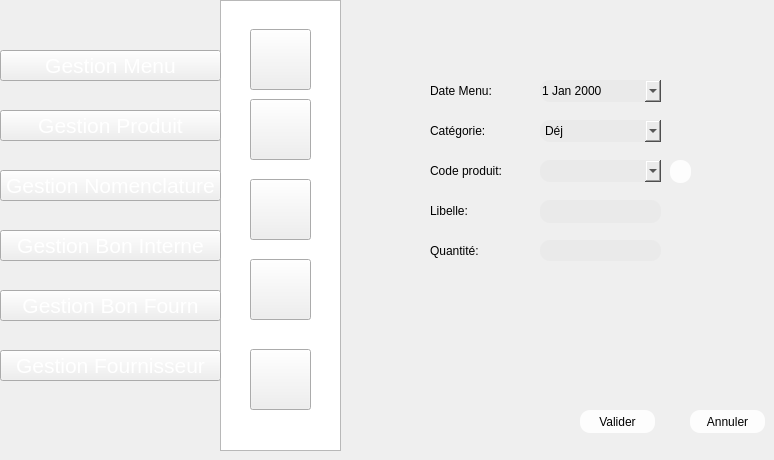
    <widget class="QWidget" name="page_33">
     <widget class="QListView" name="listView_24">
      <property name="geometry">
       <rect>
        <x>220</x>
        <y>0</y>
        <width>121</width>
        <height>451</height>
       </rect>
      </property>
      <property name="styleSheet">
       <string notr="true">background-image: url(:/new/prefix1/img/selected.png);</string>
      </property>
     </widget>
     <widget class="QPushButton" name="pushButton_251">
      <property name="geometry">
       <rect>
        <x>250</x>
        <y>259</y>
        <width>61</width>
        <height>61</height>
       </rect>
      </property>
      <property name="styleSheet">
       <string notr="true">image: url(:/new/prefix1/img/icon-supp2 (1).png);</string>
      </property>
      <property name="text">
       <string/>
      </property>
     </widget>
     <widget class="QPushButton" name="pushButton_252">
      <property name="geometry">
       <rect>
        <x>250</x>
        <y>349</y>
        <width>61</width>
        <height>61</height>
       </rect>
      </property>
      <property name="styleSheet">
       <string notr="true">image: url(:/new/prefix1/img/aa.png);</string>
      </property>
      <property name="text">
       <string/>
      </property>
     </widget>
     <widget class="QPushButton" name="pushButton_253">
      <property name="geometry">
       <rect>
        <x>250</x>
        <y>179</y>
        <width>61</width>
        <height>61</height>
       </rect>
      </property>
      <property name="styleSheet">
       <string notr="true">image: url(:/new/prefix1/img/icon-afficher2.png);</string>
      </property>
      <property name="text">
       <string/>
      </property>
     </widget>
     <widget class="QPushButton" name="pushButton_254">
      <property name="geometry">
       <rect>
        <x>250</x>
        <y>29</y>
        <width>61</width>
        <height>61</height>
       </rect>
      </property>
      <property name="styleSheet">
       <string notr="true">image: url(:/new/prefix1/img/icon-ajout2.png);
background-image: url(:/new/prefix1/img/bg.png);</string>
      </property>
      <property name="text">
       <string/>
      </property>
     </widget>
     <widget class="QPushButton" name="pushButton_255">
      <property name="geometry">
       <rect>
        <x>250</x>
        <y>99</y>
        <width>61</width>
        <height>61</height>
       </rect>
      </property>
      <property name="styleSheet">
       <string notr="true">image: url(:/new/prefix1/img/icon-modif2 (1).png);</string>
      </property>
      <property name="text">
       <string/>
      </property>
     </widget>
     <widget class="QComboBox" name="comboBox_18">
      <property name="geometry">
       <rect>
        <x>540</x>
        <y>160</y>
        <width>121</width>
        <height>22</height>
       </rect>
      </property>
      <property name="styleSheet">
       <string notr="true">                                     border-radius: 10px;
background-color: rgb(234, 234, 234);
</string>
      </property>
     </widget>
     <widget class="QPushButton" name="pushButton_55">
      <property name="geometry">
       <rect>
        <x>690</x>
        <y>410</y>
        <width>75</width>
        <height>23</height>
       </rect>
      </property>
      <property name="styleSheet">
       <string notr="true">                                         border-radius: 10px;
background-color: rgb(253, 253, 253);
                                        font: 9pt &quot;MS Reference Sans Serif&quot;;</string>
      </property>
      <property name="text">
       <string>Annuler</string>
      </property>
     </widget>
     <widget class="QLabel" name="label_30">
      <property name="geometry">
       <rect>
        <x>430</x>
        <y>160</y>
        <width>91</width>
        <height>21</height>
       </rect>
      </property>
      <property name="styleSheet">
       <string notr="true">                                     border-radius: 10px;
font: 9pt &quot;MS Reference Sans Serif&quot;;
</string>
      </property>
      <property name="text">
       <string>Code produit:</string>
      </property>
     </widget>
     <widget class="QLabel" name="label_58">
      <property name="geometry">
       <rect>
        <x>430</x>
        <y>200</y>
        <width>91</width>
        <height>22</height>
       </rect>
      </property>
      <property name="styleSheet">
       <string notr="true">                                     border-radius: 10px;
font: 9pt &quot;MS Reference Sans Serif&quot;;
</string>
      </property>
      <property name="text">
       <string>Libelle:</string>
      </property>
     </widget>
     <widget class="QPushButton" name="pushButton">
      <property name="geometry">
       <rect>
        <x>580</x>
        <y>410</y>
        <width>75</width>
        <height>23</height>
       </rect>
      </property>
      <property name="styleSheet">
       <string notr="true">                                         border-radius: 10px;
background-color: rgb(253, 253, 253);
                                        font: 9pt &quot;MS Reference Sans Serif&quot;;</string>
      </property>
      <property name="text">
       <string>Valider</string>
      </property>
     </widget>
     <widget class="QDateEdit" name="dateEdit_6">
      <property name="geometry">
       <rect>
        <x>540</x>
        <y>80</y>
        <width>121</width>
        <height>22</height>
       </rect>
      </property>
      <property name="styleSheet">
       <string notr="true">                                     border-radius: 10px;
font: 9pt &quot;MS Reference Sans Serif&quot;;
background-color: rgb(234, 234, 234);
</string>
      </property>
      <property name="calendarPopup">
       <bool>true</bool>
      </property>
     </widget>
     <widget class="QLineEdit" name="lineEdit_9">
      <property name="geometry">
       <rect>
        <x>540</x>
        <y>240</y>
        <width>121</width>
        <height>21</height>
       </rect>
      </property>
      <property name="styleSheet">
       <string notr="true">                                     border-radius: 10px;
background-color: rgb(234, 234, 234);

</string>
      </property>
     </widget>
     <widget class="QLineEdit" name="lineEdit_10">
      <property name="geometry">
       <rect>
        <x>540</x>
        <y>200</y>
        <width>121</width>
        <height>23</height>
       </rect>
      </property>
      <property name="styleSheet">
       <string notr="true">                                     border-radius: 10px;
background-color: rgb(234, 234, 234);
</string>
      </property>
     </widget>
     <widget class="QLabel" name="label_29">
      <property name="geometry">
       <rect>
        <x>430</x>
        <y>80</y>
        <width>91</width>
        <height>21</height>
       </rect>
      </property>
      <property name="styleSheet">
       <string notr="true">                                     border-radius: 10px;
font: 9pt &quot;MS Reference Sans Serif&quot;;
</string>
      </property>
      <property name="text">
       <string>Date Menu:</string>
      </property>
     </widget>
     <widget class="QLabel" name="label_31">
      <property name="geometry">
       <rect>
        <x>430</x>
        <y>240</y>
        <width>91</width>
        <height>22</height>
       </rect>
      </property>
      <property name="styleSheet">
       <string notr="true">                                     border-radius: 10px;
font: 9pt &quot;MS Reference Sans Serif&quot;;
</string>
      </property>
      <property name="text">
       <string>Quantité:</string>
      </property>
     </widget>
     <widget class="QComboBox" name="comboBox_27">
      <property name="geometry">
       <rect>
        <x>540</x>
        <y>120</y>
        <width>121</width>
        <height>22</height>
       </rect>
      </property>
      <property name="styleSheet">
       <string notr="true">font: 9pt &quot;MS Reference Sans Serif&quot;;
                                     border-radius: 10px;
background-color: rgb(234, 234, 234);
</string>
      </property>
      <item>
       <property name="text">
        <string>Déj</string>
       </property>
      </item>
      <item>
       <property name="text">
        <string>Petit Déj</string>
       </property>
      </item>
      <item>
       <property name="text">
        <string>Dinner</string>
       </property>
      </item>
     </widget>
     <widget class="QPushButton" name="refmodif">
      <property name="geometry">
       <rect>
        <x>670</x>
        <y>160</y>
        <width>21</width>
        <height>23</height>
       </rect>
      </property>
      <property name="styleSheet">
       <string notr="true">                                         border-radius: 10px;
background-color: rgb(253, 253, 253);
                                        </string>
      </property>
      <property name="text">
       <string/>
      </property>
      <property name="icon">
       <iconset>
        <normaloff>../../1200px-Refresh_icon.svg.png</normaloff>../../1200px-Refresh_icon.svg.png</iconset>
      </property>
     </widget>
     <widget class="QLabel" name="label_2">
      <property name="geometry">
       <rect>
        <x>430</x>
        <y>120</y>
        <width>91</width>
        <height>21</height>
       </rect>
      </property>
      <property name="styleSheet">
       <string notr="true">                                     border-radius: 10px;
font: 9pt &quot;MS Reference Sans Serif&quot;;
</string>
      </property>
      <property name="text">
       <string>Catégorie:</string>
      </property>
     </widget>
     <widget class="QPushButton" name="pushButton_501">
      <property name="geometry">
       <rect>
        <x>0</x>
        <y>170</y>
        <width>221</width>
        <height>31</height>
       </rect>
      </property>
      <property name="font">
       <font>
        <pointsize>16</pointsize>
        <weight>50</weight>
        <bold>false</bold>
       </font>
      </property>
      <property name="styleSheet">
       <string notr="true">color: rgb(255, 255, 255);

</string>
      </property>
      <property name="text">
       <string>Gestion Nomenclature</string>
      </property>
     </widget>
     <widget class="QPushButton" name="pushButton_503">
      <property name="geometry">
       <rect>
        <x>0</x>
        <y>350</y>
        <width>221</width>
        <height>31</height>
       </rect>
      </property>
      <property name="font">
       <font>
        <pointsize>16</pointsize>
        <weight>50</weight>
        <bold>false</bold>
       </font>
      </property>
      <property name="styleSheet">
       <string notr="true">color: rgb(255, 255, 255);

</string>
      </property>
      <property name="text">
       <string>Gestion Fournisseur</string>
      </property>
     </widget>
     <widget class="QPushButton" name="pushButton_504">
      <property name="geometry">
       <rect>
        <x>0</x>
        <y>230</y>
        <width>221</width>
        <height>31</height>
       </rect>
      </property>
      <property name="font">
       <font>
        <pointsize>16</pointsize>
        <weight>50</weight>
        <bold>false</bold>
       </font>
      </property>
      <property name="styleSheet">
       <string notr="true">color: rgb(255, 255, 255);

</string>
      </property>
      <property name="text">
       <string>Gestion Bon Interne</string>
      </property>
     </widget>
     <widget class="QPushButton" name="pushButton_502">
      <property name="geometry">
       <rect>
        <x>0</x>
        <y>110</y>
        <width>221</width>
        <height>31</height>
       </rect>
      </property>
      <property name="font">
       <font>
        <pointsize>16</pointsize>
        <weight>50</weight>
        <bold>false</bold>
       </font>
      </property>
      <property name="styleSheet">
       <string notr="true">color: rgb(255, 255, 255);

</string>
      </property>
      <property name="text">
       <string>Gestion Produit</string>
      </property>
     </widget>
     <widget class="QPushButton" name="pushButton_505">
      <property name="geometry">
       <rect>
        <x>0</x>
        <y>290</y>
        <width>221</width>
        <height>31</height>
       </rect>
      </property>
      <property name="font">
       <font>
        <pointsize>16</pointsize>
        <weight>50</weight>
        <bold>false</bold>
       </font>
      </property>
      <property name="styleSheet">
       <string notr="true">color: rgb(255, 255, 255);

</string>
      </property>
      <property name="text">
       <string>Gestion Bon Fourn</string>
      </property>
     </widget>
     <widget class="QPushButton" name="pushButton_306">
      <property name="geometry">
       <rect>
        <x>0</x>
        <y>50</y>
        <width>221</width>
        <height>31</height>
       </rect>
      </property>
      <property name="font">
       <font>
        <pointsize>16</pointsize>
        <weight>50</weight>
        <bold>false</bold>
       </font>
      </property>
      <property name="styleSheet">
       <string notr="true">color: rgb(255, 255, 255);

</string>
      </property>
      <property name="text">
       <string>Gestion Menu</string>
      </property>
     </widget>
    </widget>
